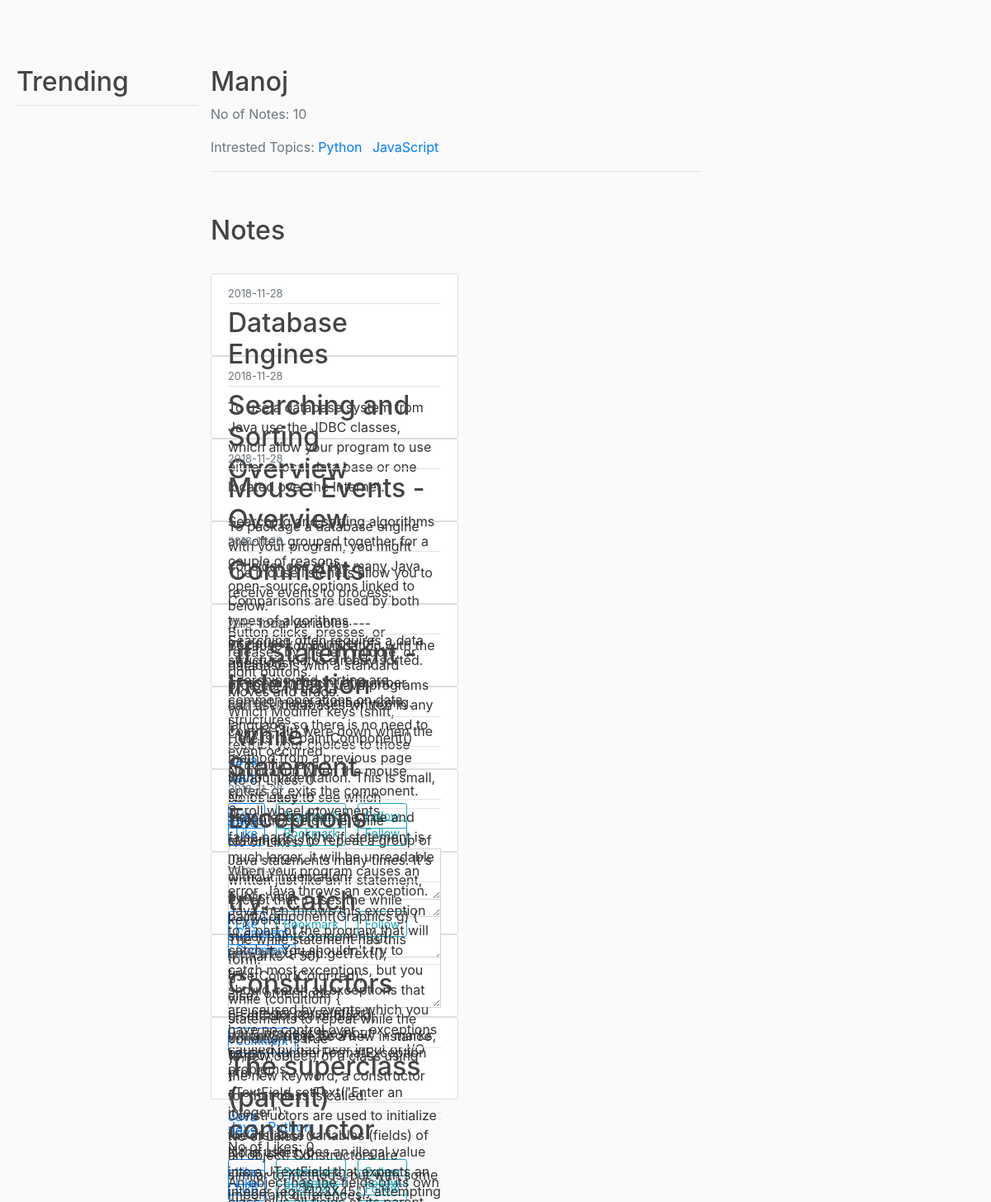
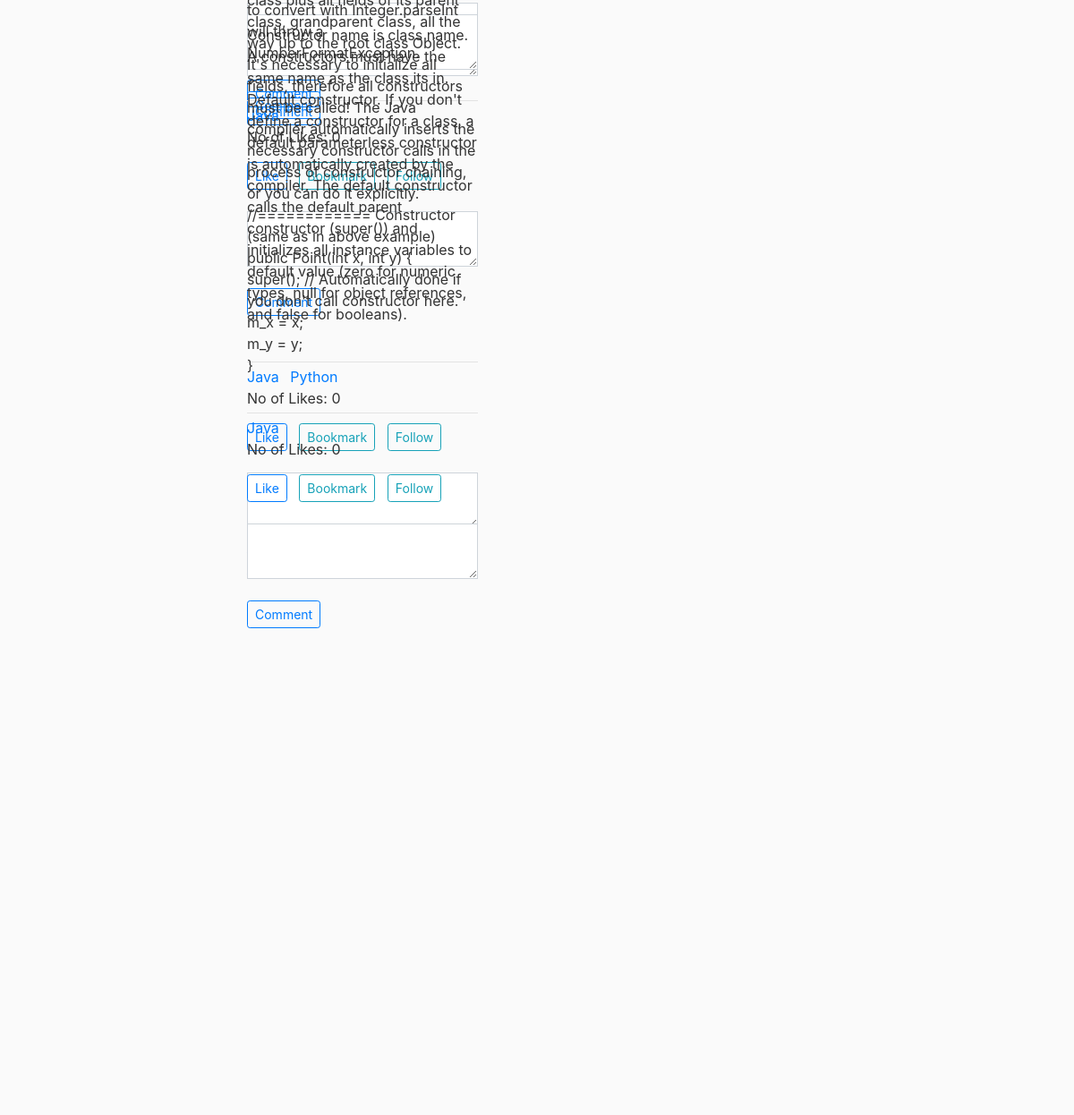
/user/2, run on the app's committed database (2 pictures, top to bottom).
### flaskblog/models.py (models this page shows, shortened)
class User(db.Model, UserMixin):
    id = db.Column(db.Integer, primary_key=True)
    firstname = db.Column(db.String(20), nullable=False)
    lastname = db.Column(db.String(20), nullable=False)
    email = db.Column(db.String(120), unique=True, nullable=False)
    password = db.Column(db.String(60), nullable=False)
    note = db.relationship('Note', backref='author', lazy=True)

class Tag(db.Model):
    id = db.Column(db.Integer, primary_key=True)
    name = db.Column(db.String(100), nullable=False)
    usertags = db.relationship('User', secondary='tagmapper', backref=db.backref('usertags', lazy='dynamic'))
    notetags = db.relationship('Note', secondary='notemapper', backref=db.backref('notetags', lazy='dynamic'))

class Note(db.Model):
    id = db.Column(db.Integer, primary_key=True)
    title = db.Column(db.String(100), nullable=False)
    date_created = db.Column(db.DateTime, nullable=False, default=datetime.utcnow)
    content = db.Column(db.Text, nullable=False)
    mode = db.Column(db.String(10), nullable=False)
    likes = db.Column(db.Integer, default= 0)
    user_id = db.Column(db.Integer, db.ForeignKey('user.id'), nullable=False)

### flaskblog/routes.py (the view)
@app.route("/user/<int:user_id>")
def user_notes(user_id):
    user = User.query.filter_by(id=user_id).first_or_404()
    notecount = Note.query.filter_by(user_id = user.id).count()
    notes = Note.query.filter_by(author=user)\
        .order_by(Note.date_created.desc())
    return render_template('user_notes.html', notes=notes, user=user, count = notecount)

### flaskblog/templates/user_notes.html
{% extends "layout.html" %}
{% block content %}
<div class="article-metadata">
  <h2> {{ user.firstname }} </h2>
  <p class="text-secondary"> No of Notes: {{ count }}</p>
  <p class="text-secondary"> Intrested Topics:
  {% for n in user.usertags %}
    <a class="mr-2" href="{{ url_for('tags', tag_id=n.id) }}">{{ n.name }}</a>
  {% endfor %}
  </p>
</div>
<br>
<br>
<h2>Notes</h2>
<br>
{% for note in notes %}
    <article class="media content-section">
      <div class="media-body">
        <div class="article-metadata">
          <small class="text-muted">{{ note.date_created.strftime('%Y-%m-%d') }}</small>
        </div>
        <div class="article-metadata">
          <h2><a class="article-title" href="{{ url_for('note', note_id=note.id) }}">{{ note.title }}</a></h2><br>
          <p class="article-content">{{ note.content }}</p><br>
        </div>
      {% for n in note.notetags %}
        <a class="mr-2" href="{{ url_for('tags', tag_id=n.id) }}">{{ n.name }}</a>
      {% endfor %}
      <div class="form-group">
        <p class="article-content"> No of Likes: {{ note.likes }}</p>
        <a  class="btn btn-outline-primary btn-sm"  href="{{ url_for('like', note_id=note.id) }}">Like</a>&nbsp&nbsp
        <a  class="btn btn-outline-info btn-sm" href="{{ url_for('bookmark', note_id=note.id) }}">Bookmark</a>&nbsp&nbsp
        <a  class="btn btn-outline-info btn-sm" href="{{ url_for('follow', note_id=note.id) }}">Follow</a>
        <br>
        <br>
        <textarea class="form-control rounded-0" id="exampleFormControlTextarea2" rows="2"></textarea><br>
        <p><a class="btn btn-outline-primary btn-sm" href="{{ url_for('comment', note_id=note.id) }}" data-toggle="collapse" href="#collapseExample" role="button" aria-expanded="false" aria-controls="collapseExample"> Comment </a></p>
      </div>
    </div>
    </article>
{% endfor %}
{% endblock content %}

### flaskblog/templates/layout.html (shortened to what this page needs)
<!DOCTYPE html>
<html>
<head>
    <link rel="stylesheet" href="https://maxcdn.bootstrapcdn.com/bootstrap/4.0.0/css/bootstrap.min.css">
    <link rel="stylesheet" type="text/css" href="{{ url_for('static', filename='main.css') }}">
</head>
<body>
    <section class="container">
       <div class="div1">
         <div class="article-metadata">
           <h2>Trending</h2>
         </div>
       </div>
       <div class="div2">
         <div class="div3">
         <main role="main" class="container">
                 {% block content %}{% endblock %}
         </main>
          </div>
          <div class="div4">
           <br><br><br><br>
           <div id="chart_div" style="width: 100%; height: 100%;"></div>
          </div>
       </div>
    </section>
</body>
</html>

### flaskblog/static/main.css (style rules this page uses)
body { background: #fafafa; color: #333333; margin-top: 5rem; }
.container { display: table; width: 100%; }
.div1 { background-color: #ff9e2c; position: absolute; left: 0px; width: 50%; }
.div2 { background-color: #b6701e; position: absolute; right: 0px; width: 50%; }
h1, h2, h3, h4, h5, h6 { color: #444444; }
.content-section { background: #ffffff; padding: 10px 20px; border: 1px solid #dddddd; border-radius: 3px; width: 300px; height: 100px; box-sizing: border-box; }
.article-title { color: #444444; }
.article-content { white-space: pre-line; }
.article-metadata { padding-bottom: 1px; margin-bottom: 4px; border-bottom: 1px solid #e3e3e3 }

### flaskblog/templates/layout.html (style rules this page uses)
.container { display: table; width: 100%; }
.div1 { background-color: #fafafa; position: absolute; left: 20px; width: 20%; height: 100% }
.div2 { background-color: #fafafa; position: absolute; right: 0px; width: 80%; height: 100% }
.div3 { background-color: #fafafa; position: absolute; left: 0px; width: 65%; height: 100% }
.div4 { background-color: #fafafa; position: absolute; right: 0px; width: 35%; height: 100% }

### data on the page
User: firstname "Manoj"
Tag: name "Python"
Tag: name "JavaScript"
Note: date_created "2018-11-28", title "Database Engines", content "To use a database system from Java use the JDBC classes, which allow your program to use either a local data base or one located over the Internet. To package a database engine with your program, you might consider one of the many Java open-source options linked to below. Because communication with the database is with a standard protocol (JDBC), Java programs can use databases written in any language, so there is no need to restrict your choices to those written in Java.", likes "0"
Tag: name "Java"
Note: date_created "2018-11-28", title "Searching and Sorting Overview", content "Searching and sorting algorithms are often grouped together for a couple of reasons. Comparisons are used by both types of algorithms. Searching often requires a data structure that is already sorted. Searching and sorting are common operations on data structures.", likes "0"
Note: date_created "2018-11-28", title "Mouse Events - Overview", content "The mouse listeners allow you to receive events to process: Button clicks, presses, or releases by the left, middle, or right buttons. Moves and drags. Which Modifier keys (shift, control, alt) were down when the event occurred. Notification when the mouse enters or exits the component. Scroll wheel movements."
Note: date_created "2018-11-28", title "Comments", content "//--- local variables --- int nquest; // number of questions. int score; // count of number correct minus number wrong.", likes "0"
Note: date_created "2018-11-28", title "'if' Statement - Indentation", content "Here is the paintComponent() method from a previous page without indentation. This is small, so it's easy to see which statements are in the true and false parts. If the if statement is much larger, it will be unreadable without indentation. public void paintComponent(Graphics g) { super.paintComponent(g); if (marks < 50) g.setColor(Color.red); else g.setColor(Color.black); g.drawString(\"Score = \" + marks, 10, 50); }", likes "0"
Note: date_created "2018-11-28", title "'while' Statement", content "The purpose of the while statement is to repeat a group of Java statements many times. It's written just like an if statement, except that it uses the while keyword. The while statement has this form: while (condition) { statements to repeat while the condition is true }", likes "0"
Note: date_created "2018-11-28", title "Exceptions", content "When your program causes an error, Java throws an exception. Java then throws this exception to a part of the program that will catch it. You shouldn't try to catch most exceptions, but you should catch all exceptions that are caused by events which you have no control over - exceptions caused by bad user input or I/O problems.", likes "0"
Note: date_created "2018-11-28", title "try...catch", content "txt = aTextField.getText(); try { . . . // other code i = Integer.parseInt(txt); . . . // process the input catch (NumberFormatException nfe) { aTextField.setText(\"Enter an integer\"); } If the user types an illegal value into a JTextField that expects an integer (eg, \"123X45\"), attempting to convert with Integer.parseInt will throw a NumberFormatException.", likes "0"
Note: date_created "2018-11-28", title "Constructors", content "When you create a new instance (a new object) of a class using the new keyword, a constructor for that class is called. Constructors are used to initialize the instance variables (fields) of an object. Constructors are similar to methods, but with some important differences. Constructor name is class name. A constructors must have the same name as the class its in. Default constructor. If you don't define a constructor for a class, a default parameterless constructor is automatically created by the compiler. The default constructor calls the default parent constructor (super()) and initializes all instance variables to default value (zero for numeric types, null for object references, and…", likes "0"
Note: date_created "2018-11-28", title "The superclass (parent) constructor", content "An object has the fields of its own class plus all fields of its parent class, grandparent class, all the way up to the root class Object. It's necessary to initialize all fields, therefore all constructors must be called! The Java compiler automatically inserts the necessary constructor calls in the process of constructor chaining, or you can do it explicitly. //============ Constructor (same as in above example) public Point(int x, int y) { super(); // Automatically done if you don't call constructor here. m_x = x; m_y = y; }", likes "0"

### other printed values
{{ count }} "10"
